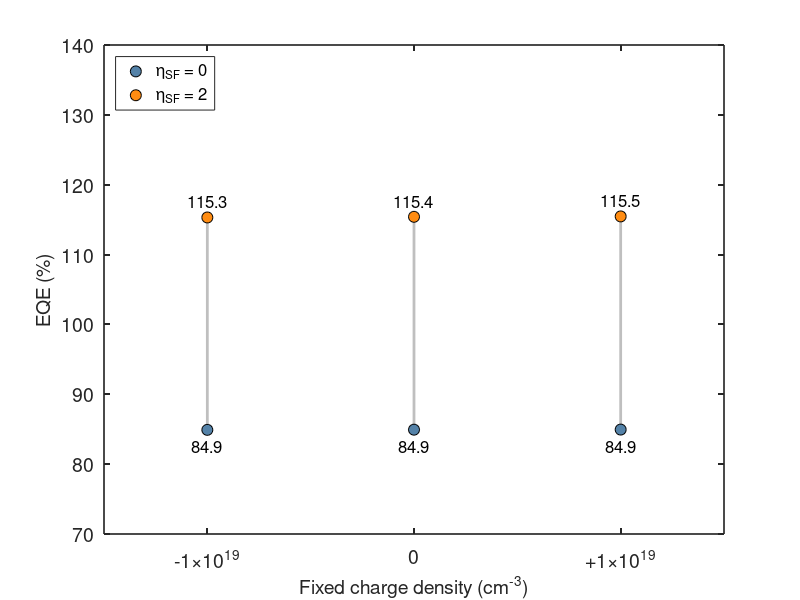

Source code (MATLAB):
% Data ---------------------------------------------------------------
eqe = [	84.90719328	115.3121491; 84.93291074	115.4067051; 84.94822135	115.4628533];  % rows: Qf, cols: [eta=0, eta=2]
% % voc
% eqe = 
% % pce
% 
% % jsc


fixedCharge = {'-1×10^{19}', '0', '+1×10^{19}'};
x = 1:numel(fixedCharge);

c0 = [0.33 0.51 0.66];   % blue   (η_SF=0)
c2 = [1.00 0.55 0.07];   % orange (η_SF=2)

% Figure --------------------------------------------------------------
figure('Color','w','Position',[120 120 560 320]); hold on;

% connectors
for i = 1:numel(x)
    plot([x(i) x(i)], [eqe(i,1) eqe(i,2)], '-', 'Color',[0.75 0.75 0.75], 'LineWidth',2);
end

% endpoints
s0 = scatter(x, eqe(:,1), 64, c0, 'filled', 'MarkerEdgeColor','k', 'LineWidth',0.5);
s2 = scatter(x, eqe(:,2), 64, c2, 'filled', 'MarkerEdgeColor','k', 'LineWidth',0.5);

% axes & labels
ylim([70 140]); xlim([0.5 3.5]);
set(gca,'XTick',x,'XTickLabel',fixedCharge,'Box','on','LineWidth',1.2,'FontSize',14);
grid off
xlabel('Fixed charge density (cm^{-3})','FontSize',14);
ylabel('EQE (%)','FontSize',14);

% legend (below)
legend([s0 s2], {'\eta_{SF} = 0','\eta_{SF} = 2'}, ...
       'Location','northwest','Orientation','vertical', ...
       'FontSize',12,'Box','on','Interpreter','tex');

% value labels: η=0 below, η=2 above (with dynamic offset)
yl = ylim; dy = 0.02*(yl(2)-yl(1));   % 2% of y-range
for i = 1:numel(x)
    % ensure spacing even if η2 < η0 (robust)
    yLow  = min(eqe(i,1), eqe(i,2));
    yHigh = max(eqe(i,1), eqe(i,2));
    % place η=0 below
    text(x(i), eqe(i,1) - dy, sprintf('%.1f', eqe(i,1)), ...
        'HorizontalAlignment','center','VerticalAlignment','top','FontSize',12);
    % place η=2 above
    text(x(i), eqe(i,2) + dy, sprintf('%.1f', eqe(i,2)), ...
        'HorizontalAlignment','center','VerticalAlignment','bottom','FontSize',12);
end

% % -------- Max-EQE data ---------------------------------------------
% % rows → fixed-charge density   (-1e19, 0, +1e19  cm-3)
% % cols → SF efficiency          (0 and 2)
% eqe = [ ...
%     76.41   107.927 ;   % −1e19
%     78.5137   118.169 ;   % 0
%     78.734   119.242 ];  % +1e19
% 
% fixedCharge = {'-1×10^{19}', '0', '+1×10^{19}'};
% sfSeries    = {'\eta_{SF} = 0', '\eta_{SF} = 2'};          % legend follows matrix columns
% 
% % -------- Clustered bar chart --------------------------------------
% figure('Color','w')
% b   = bar(eqe,'grouped');
% 
% ax  = gca;
% ax.FontSize = 18;                           % bigger tick‐label font
% ax.XTickLabel = fixedCharge;
% ax.XTickLabelRotation = 0;                  % keep tick labels horizontal
% ylim([0,130])
% ylabel('Max EQE (%)','FontSize',18)
% xlabel('Fixed charge density (cm^{-3})','FontSize',18)
% 
% legend(sfSeries,'Location','northwest','FontSize',16)
% 
% % -------- Annotate each bar with its value (horizontal) ------------
% for i = 1:numel(b)                          % loop over the two SF groups
%     x = b(i).XEndPoints;
%     y = b(i).YEndPoints;
%     labels = compose('%.3f', b(i).YData);   % keeps three decimals
%     text(x, y + 1, labels, ...              % +1 sets a small gap above bar
%          'HorizontalAlignment','center', ...
%          'VerticalAlignment','bottom', ...
%          'FontSize',18, ...
%          'Rotation',0);                     % horizontal text
% end
